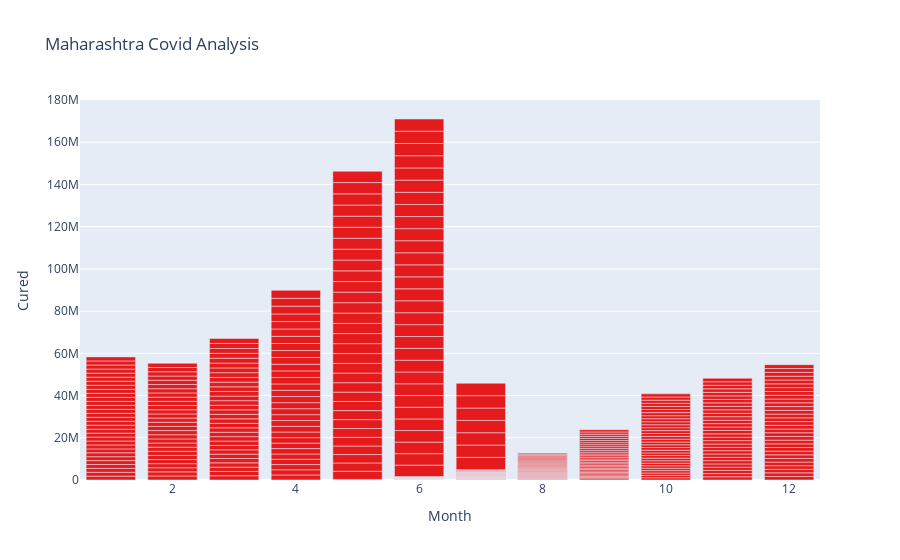

Here is the notebook cell this chart was saved with:
### Code cell
Cured_maha

### Figure 1 — Plotly figure (JSON) as saved in the notebook; plotly's stock layout.template omitted (floating-point values rounded to 4 significant figures; data arrays with more than 128 entries replaced by an {"elided": "..."} marker saying what was removed)
{"data": [{"alignmentgroup": "True", "hovertemplate": "Month=%{x}<br>Cured=%{y}<extra></extra>", "legendgroup": "", "marker": {"color": "rgb(228,26,28)", "pattern": {"shape": ""}}, "name": "", "offsetgroup": "", "orientation": "v", "showlegend": false, "textposition": "auto", "type": "bar", "x": {"elided": "486 int values"}, "xaxis": "x", "y": {"elided": "486 int values"}, "yaxis": "y"}], "layout": {"barmode": "relative", "legend": {"tracegroupgap": 0}, "title": {"text": "Maharashtra Covid Analysis "}, "xaxis": {"anchor": "y", "domain": [0, 1], "title": {"text": "Month"}}, "yaxis": {"anchor": "x", "domain": [0, 1], "title": {"text": "Cured"}}}}
